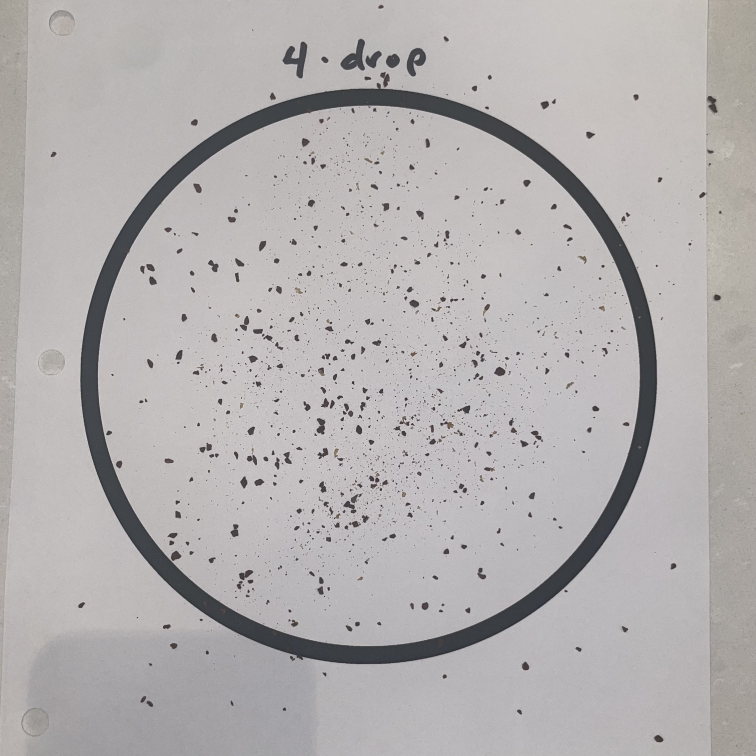
#> input picture WebApplication/client/src/resources/4-drop-flash.jpeg, 3024 x 3024 px (shown at 1/4 size)
$ python hough_detect.py --input ../../client/src/resources/4-drop-flash.jpeg
#> lines starting #> are read from the running program, lines starting #| are printed output that depends on the picture
#!/usr/bin/env python3
import argparse
import json
import math
import cv2
import numpy as np
import os

parser = argparse.ArgumentParser(description='Hough circle detector helper')
parser.add_argument('--input', required=True, help='Input image path')
parser.add_argument('--downsample', type=int, default=1200, help='Max width to downsample for detection')
parser.add_argument('--min-radius', type=int, default=10, help='Min circle radius to detect')
parser.add_argument('--max-radius', type=int, default=2000, help='Max circle radius to detect')
parser.add_argument('--dp', type=float, default=1.0, help='Inverse ratio of accumulator resolution to image resolution')
parser.add_argument('--param1', type=float, default=50.0, help='First method-specific parameter for Hough (higher threshold for Canny)')
parser.add_argument('--param2', type=float, default=20.0, help='Second method-specific parameter for Hough (accumulator threshold)')
args = parser.parse_args()

img = cv2.imread(args.input, cv2.IMREAD_COLOR)
#> img is the input picture: shape (3024, 3024, 3); mean B, G, R 175.5, 175.4, 178.8
if img is None:
    print(json.dumps({'error':'Unable to read image'}))
    exit(1)

h, w = img.shape[:2]
#> h = 3024; w = 3024
if w > args.downsample:
    scale = args.downsample / float(w)
#> scale = 0.397
    img = cv2.resize(img, (args.downsample, int(h * scale)), interpolation=cv2.INTER_AREA)
#> img: shape (1200, 1200, 3)
else:
    scale = 1.0

# convert to grayscale once (on the possibly downsampled image)
gray = cv2.cvtColor(img, cv2.COLOR_BGR2GRAY)
# Smooth a bit to reduce noise
gray = cv2.medianBlur(gray, 5)

# Run HoughCircles
minR = max(1, int(args.min_radius * scale))
#> minR = 3
maxR = max(minR + 1, int(args.max_radius * scale))
#> maxR = 793
minDist = max(10, int(min(img.shape[:2]) / 8))
#> minDist = 150

circles = cv2.HoughCircles(gray, cv2.HOUGH_GRADIENT, dp=args.dp, minDist=minDist,
                           param1=args.param1, param2=args.param2,
                           minRadius=minR, maxRadius=maxR)
#> circles = 44 rows, first 8: [583.5, 596.5, 428.6], [466.5, 693.5, 305.9], [439.5, 496.5, 280.3], [662.5, 447.5, 288.9], [705.5, 743.5, 267.7], [798.5, 615.5, 243.5], [585.5, 838.5, 215.9], [316.5, 640.5, 293.5]

if circles is None:
    print(json.dumps({'found': False}))
    exit(0)

circles = np.round(circles[0, :]).astype(int)
#> circles = 44 rows, first 8: [584, 596, 429], [466, 694, 306], [440, 496, 280], [662, 448, 289], [706, 744, 268], [798, 616, 244], [586, 838, 216], [316, 640, 294]
# choose the circle with largest radius as the likely outer annulus
best = max(circles, key=lambda c: c[2])
#> best = [584, 596, 429]
cy, cx, cr = best[1], best[0], best[2]
#> cy = 596; cx = 584; cr = 429
# convert back to original image coordinates
orig_cx = int(round(cx / scale))
#> orig_cx = 1472
orig_cy = int(round(cy / scale))
#> orig_cy = 1502
orig_cr = int(round(cr / scale))
#> orig_cr = 1081

# Attempt inner-circle detection using Hough on Canny edges first (downsampled)
inner_radius = None
try:
    min_inner_r = max(1, int(cr * 0.3))
#> min_inner_r = 128
    max_inner_r = max(min_inner_r + 1, int(cr * 0.95))
#> max_inner_r = 407
    if min_inner_r < max_inner_r and max_inner_r - min_inner_r > 5:
        # Build an edge map and try Hough on edges for the inner bright boundary
        edges = cv2.Canny(gray, 50, 150)
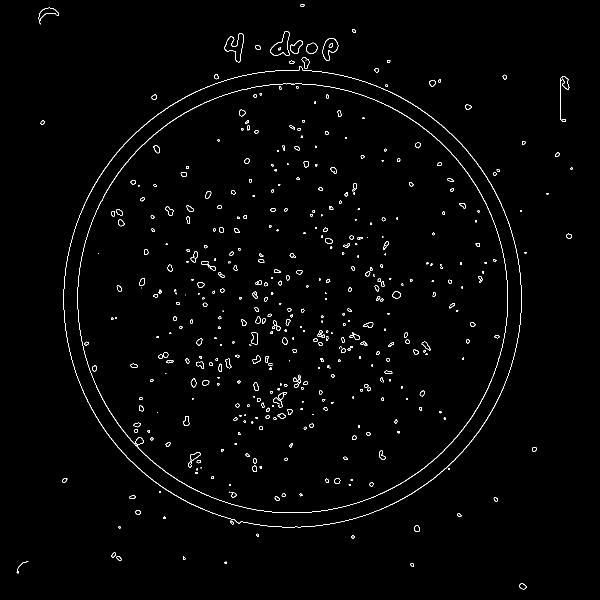
#> edges: shape (1200, 1200) (shown at 1/2 size); 1.3% white in thin lines or dots
        # Slightly more permissive accumulator threshold for inner circle
        try:
            inner_circles = cv2.HoughCircles(edges, cv2.HOUGH_GRADIENT, dp=max(1.0, args.dp), minDist=max(8, int(cr/8)),
                                             param1=max(30, int(args.param1)), param2=max(10, int(args.param2/2)),
                                             minRadius=min_inner_r, maxRadius=max_inner_r)
#> inner_circles = 320 rows, first 8: [562.5, 587.5, 406.4], [615.5, 595.5, 400.9], [595.5, 647.5, 406.4], [587.5, 539.5, 400.9], [512.5, 605.5, 386.6], [580.5, 483.5, 344.8], [675.5, 591.5, 367.9], [521.5, 551.5, 380]
        except Exception:
            inner_circles = None

        if inner_circles is not None and len(inner_circles[0]) > 0:
            inner_circles = np.round(inner_circles[0, :]).astype(int)
#> inner_circles = 320 rows, first 8: [562, 588, 406], [616, 596, 401], [596, 648, 406], [588, 540, 401], [512, 606, 387], [580, 484, 345], [676, 592, 368], [522, 552, 380]
            best_inner = None
            best_dist = None
            for ic in inner_circles:
                icx, icy, ir = ic[0], ic[1], ic[2]
                dist = math.hypot(icx - cx, icy - cy)
                if ir < cr and (best_inner is None or dist < best_dist):
                    best_inner = ic
                    best_dist = dist
#> this loop made 320 passes
#> (icx, icy, ir, dist, best_dist) on pass 1: (562, 588, 406, 23.41, 23.41)
#> (icx, icy, ir, dist) on passes 2 to 7: (616, 596, 401, 32), (596, 648, 406, 53.37), (588, 540, 401, 56.14), (512, 606, 387, 72.69), (580, 484, 345, 112.1), (676, 592, 368, 92.09)
#> after the loop, best_dist = 23.41
            if best_inner is not None:
                inner_radius = int(round(int(best_inner[2]) / scale))
#> inner_radius = 1023
except Exception:
    inner_radius = None

# estimate inner radius by sampling radial intensity inward from outer radius
if inner_radius is None:
    angles = np.linspace(0, 2*math.pi, 360, endpoint=False)
    inner_radii_down = []
    # work in downsampled coords (cx,cy,cr are in downsampled pixels)
    gray_med = float(np.median(gray))
    dark_threshold = gray_med * 0.9
    for theta in angles[::3]:
        vals = []
        max_r = int(cr)
        for r in range(0, max_r + 1):
            x = int(round(cx + r * math.cos(theta)))
            y = int(round(cy + r * math.sin(theta)))
            if x < 0 or x >= gray.shape[1] or y < 0 or y >= gray.shape[0]:
                break
            vals.append(int(gray[y, x]))
        if len(vals) < 8:
            continue
        mask = np.array(vals) < dark_threshold
        if not mask.any():
            continue
        # find contiguous True runs
        runs = []
        inrun = False
        start = 0
        for i, m in enumerate(mask):
            if m and not inrun:
                inrun = True; start = i
            elif not m and inrun:
                runs.append((start, i - 1)); inrun = False
        if inrun:
            runs.append((start, len(mask) - 1))
        if len(runs) == 0:
            continue
        # choose run with largest end (closest to outer edge)
        best = max(runs, key=lambda t: t[1])
        inner_r_down = best[0]
        # require the run to extend reasonably (avoid tiny noise runs)
        if best[1] - best[0] >= max(2, int(0.01 * cr)):
            inner_radii_down.append(inner_r_down)

    if len(inner_radii_down) >= 5:
        # median inner radius in downsampled coords -> convert to original pixels
        med_down = float(np.median(inner_radii_down))
        inner_radius = int(round(med_down / scale))

out = {
    'found': True,
    'cx': orig_cx,
    'cy': orig_cy,
    'outerRadius': orig_cr,
}
#> out = {'found': True, 'cx': 1472, 'cy': 1502, 'outerRadius': 1081}
if inner_radius:
    out['innerRadius'] = inner_radius

json_out = json.dumps(out)
# Always write result to a temp JSON file for robust capture (helps debugging/runs where stdout is suppressed)
try:
    import tempfile
    tmpf = tempfile.NamedTemporaryFile(prefix='hough_result_', suffix='.json', dir='/tmp', delete=False)
    tmpf.write(json_out.encode('utf8'))
    tmpf.flush()
    tmpf.close()
    if 'HOUGH_DEBUG' in globals() or 'HOUGH_DEBUG' in os.environ:
        print('HOUGH_DEBUG wrote result to', tmpf.name)
except Exception:
    pass

print(json_out)
#| {"found": true, "cx": 1472, "cy": 1502, "outerRadius": 1081, "innerRadius": 1023}
